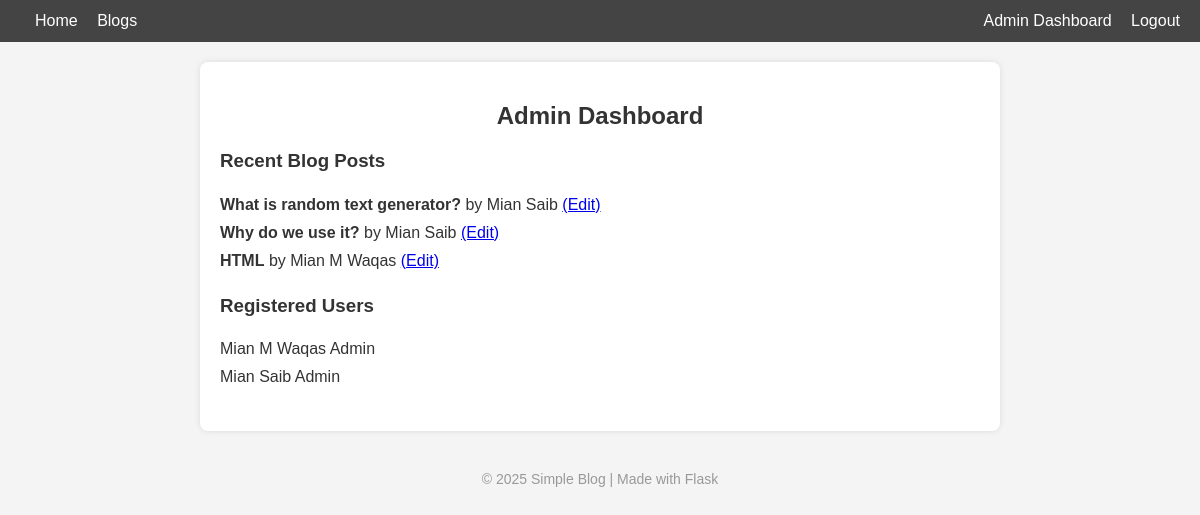
The app's page /admin (signed in) with its own data.
### models/database.py (models this page shows)
class Blog(db.Model):
    id = db.Column(db.Integer, primary_key=True)
    title = db.Column(db.String(150), nullable=False)
    content = db.Column(db.Text, nullable=False)
    user_id = db.Column(db.Integer, db.ForeignKey('user.id'), nullable=False)
    date = db.Column(db.DateTime, default=datetime.utcnow)

class User(db.Model):
    id = db.Column(db.Integer, primary_key=True)
    name = db.Column(db.String(100), nullable=False)
    email = db.Column(db.String(200), unique=True, nullable=False)
    password = db.Column(db.String(200), nullable=False)
    is_admin = db.Column(db.Boolean, default=False)
    blogs = db.relationship("Blog",backref='author', lazy = True)

### routes/admin.py (the view)
@admin.route('/admin')
@admin_required
def admin_dashboard():
    users = User.query.with_entities(User.name, User.id, User.is_admin).all()
    blogs = Blog.query.order_by(Blog.date.desc()).limit(5).all()
    return render_template('dashboard.html', users=users, blogs=blogs)

### routes/admin.py (called while the page is built)
def admin_required(f):
    @wraps(f)
    def decorated_function(*args, **kwargs):
        if 'user_id' not in session or not session.get('is_admin'):
            flash('Admin access required.', 'danger')
            return redirect(url_for('auth.login'))
        return f(*args, **kwargs)
    return decorated_function

### templates/dashboard.html (shortened to what this page needs)
{% extends "base.html" %}
{% block content %}
<div class="dashboard-container">
    <h2 style="text-align: center;">Admin Dashboard</h2>
    <div class="dashboard-section">
        <h3>Recent Blog Posts</h3>
        <ul class="blog-list">
            {% for blog in blogs %}
                <li>
                    <strong>{{ blog.title }}</strong> by {{ blog.author.name }}
                    <a href="{{ url_for('admin.edit_blog_admin', blog_id=blog.id) }}">(Edit)</a>
                </li>
            {% else %}
                <li>No recent blogs found.</li>
            {% endfor %}
        </ul>
    </div>
    <div class="dashboard-section">
        <h3>Registered Users</h3>
        <ul class="user-list">
            {% for user in users %}
                <li>
                    {{ user.name }}
                    {% if user.is_admin %}
                        <span class="admin-label">Admin</span>
                    {% else %}
                        <a class='promote-btn' href="{{ url_for('admin.promote_user', user_id=user.id) }}">Promote to Admin</a>
                    {% endif %}
                </li>
            {% else %}
                <li>No users registered yet.</li>
            {% endfor %}
        </ul>
    </div>
</div>
{% endblock %}

### templates/base.html (shortened to what this page needs)
<!DOCTYPE html>
<html lang="en">
<head>
    <link rel="stylesheet" href="{{ url_for('static', filename='css/style.css') }}">
</head>
<body>
    <nav>
     <div class="nav-left">
        <a href="{{ url_for('blogs.blog_page') }}">Home</a>
        <a href="{{ url_for('blogs.blog_page') }}">Blogs</a>
     </div>
     <div class="nav-right">
        {% if session.get('user_id') %}
            {% if session.get('is_admin') %}
                <a href="{{ url_for('admin.admin_dashboard') }}">Admin Dashboard</a>
            {% endif %}
            <a href="{{ url_for('auth.logout') }}">Logout</a>
        {% else %}
            <a href="{{ url_for('auth.login') }}">Login</a>
            <a href="{{ url_for('auth.register') }}">Register</a>
        {% endif %}
     </div>
    </nav>
    <div class="container">
        {% block content %}{% endblock %}
    </div>
    <footer>
        &copy; 2025 Simple Blog | Made with Flask
    </footer>
</body>
</html>

### static/css/style.css (style rules this page uses)
body { margin: 0; padding: 0; font-family: Arial, sans-serif; background-color: #f4f4f4; color: #333; }
nav { background-color: #444; color: #fff; padding: 12px 20px; display: flex; justify-content: space-between; align-items: center; }
nav a { color: #fff; text-decoration: none; margin-left: 15px; }
.container { max-width: 800px; margin: 20px auto; padding: 0 15px; }
footer { text-align: center; padding: 10px; font-size: 14px; color: #999; margin-top: 30px; }
.dashboard-container { background-color: #fff; padding: 20px; border-radius: 8px; box-shadow: 0 0 6px rgba(0, 0, 0, 0.1); }
.dashboard-section { margin-bottom: 20px; }
.blog-list, .user-list { list-style-type: none; padding: 0; }
.blog-list li, .user-list li { padding: 5px 0; }

### records on screen
Blog: title "What is random text generator?", author.name "Mian Saib"
Blog: title "Why do we use it?", author.name "Mian Saib"
Blog: title "HTML", author.name "Mian M Waqas"
User: name "Mian M Waqas"
User: name "Mian Saib"
